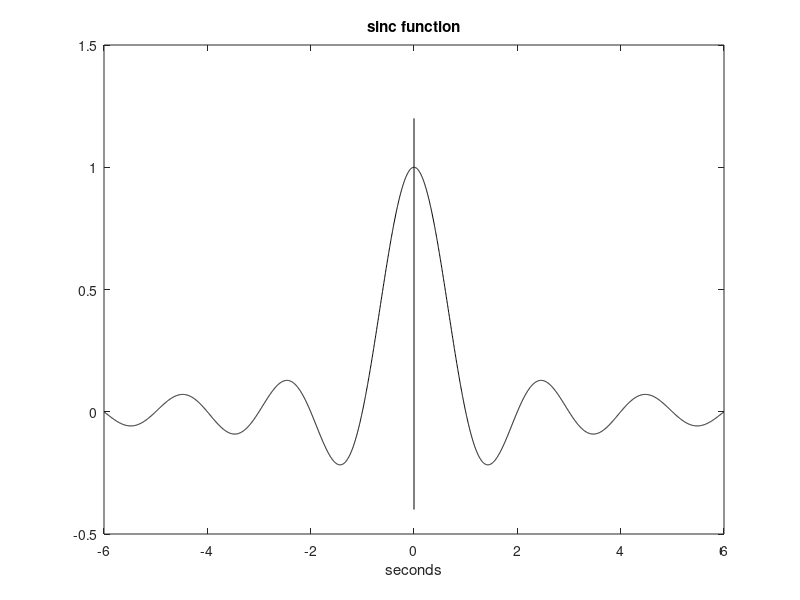

The MATLAB script that drew this image:
%sinc function
fy = 1;                     %signal frequency in Hz
wy = 2*pi*fy;               %signal frequency in rad/s
Ty = 1/fy;                  %signal period in seconds
N = 256;
fs = N*fy;                  %sampling frequency in Hz
tiv = 1/fs;                 %time interval between samples;

%time intervals set (12 periods):
t = -((6*Ty)-tiv):tiv:((6*Ty)-tiv);
y = sinc(t);                %signal data set

% fou = fft(y, fs);      	%Fourier Transform (set of complex numbers)
% hmag = real(fou); 
% ah = hmag/N;            %get set of harmonic amplitudes
% stem(0:9, ah(1:10)); 
% 
% hold on;                %plot of first 10 harmonics
% plot([0 10], [0 0], 'k');
% xlabel('Hz'); 
% title('rectified sine signal harmonics');

plot(t, y, 'k'); hold on;
plot([0 0],[-0.4 1.2],'k');
xlabel('seconds'); 
title('sinc function');
